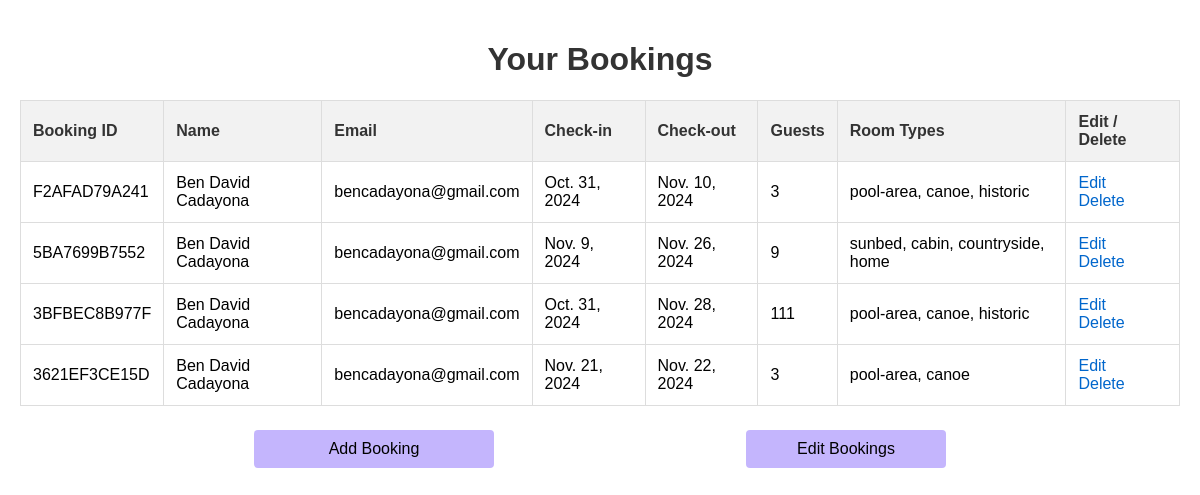
/my_bookings/ (signed in), run on an earlier commit of the app's database.
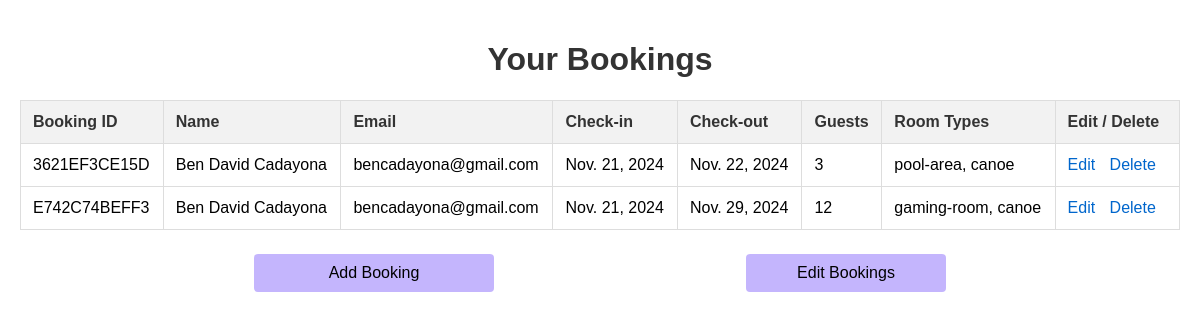
And on a later commit of the database.
### api/models.py (models this page shows, shortened)
class Booking(models.Model):
    user = models.ForeignKey(User, on_delete=models.CASCADE, null=True)
    name = models.CharField(max_length=100)
    email = models.EmailField()
    check_in = models.DateField()
    check_out = models.DateField()
    guests = models.IntegerField()
    room_types = models.TextField(null=True)
    booking_number = models.CharField(max_length=12,editable=False, default=uuid.uuid4().hex[:12].upper())

### api/views.py (the view)
# urls.py: path('my_bookings/', my_bookings, name='my_bookings'),
@login_required
def my_bookings(request):
    bookings = Booking.objects.filter(user=request.user)
    return render(request, 'my_bookings.html', {'bookings': bookings})

### api/templates/my_bookings.html (shortened to what this page needs)
<!DOCTYPE html>
<html lang="en">
<head>
</head>
<body>
    <div class="container">
        <h1>Your Bookings</h1>
        <table>
            <thead>
                <tr>
                    <th>Booking ID</th>
                    <th>Name</th>
                    <th>Email</th>
                    <th>Check-in</th>
                    <th>Check-out</th>
                    <th>Guests</th>
                    <th>Room Types</th>
                    <th>Edit / Delete</th>
                </tr>
            </thead>
            <tbody>
                {% for booking in bookings %}
                    <tr>
                        <td>{{ booking.booking_number }}</td>
                        <td>{{ booking.name }}</td>
                        <td>{{ booking.email }}</td>
                        <td>{{ booking.check_in }}</td>
                        <td>{{ booking.check_out }}</td>
                        <td>{{ booking.guests }}</td>
                        <td>{{ booking.room_types }}</td>
                        <td>
                            <a href="#" class="action-link edit-link" data-booking-id="{{ booking.id }}">Edit</a>
                            <a href="#" class="action-link" onclick="confirmDelete({{ booking.id }})">Delete</a>
                        </td>
                    </tr>
                {% endfor %}
            </tbody>
        </table>
    </div>
    <div class="button-container">
        <a href="{% url 'booking' %}" class="button">Add Booking</a>
        <button class="button" id="editBookingsButton">Edit Bookings</button>
    </div>
</body>
</html>

### api/templates/my_bookings.html (style rules this page uses)
body { font-family: Arial, sans-serif; margin: 0; padding: 20px; box-sizing: border-box; }
.container { max-width: 1200px; margin: 0 auto; }
h1 { color: #333; text-align: center; }
table { width: 100%; border-collapse: collapse; margin-bottom: 20px; }
th, td { border: 1px solid #ddd; padding: 12px; text-align: left; }
th { background-color: #f2f2f2; font-weight: bold; color: #333; }
.action-link { color: #0066cc; text-decoration: none; margin-right: 10px; }
.button-container { display: flex; justify-content: space-between; padding: 0 20%; }
.button { background-color: #c4b5fd; border: none; color: black; padding: 10px 20px; text-align: center; text-decoration: none; display: inline-block; font-size: 16px; margin: 4px 2px; cursor: pointer; border-radius: 4px; width: 200px; }

What changed in the data, as far as the page shows it:
removed Booking: booking_number "F2AFAD79A241", name "Ben David Cadayona", email "bencadayona@gmail.com", check_in "Oct. 31, 2024", check_out "Nov. 10, 2024", guests "3", room_types "pool-area, canoe, historic"
removed Booking: booking_number "5BA7699B7552", name "Ben David Cadayona", email "bencadayona@gmail.com", check_in "Nov. 9, 2024", check_out "Nov. 26, 2024", guests "9", room_types "sunbed, cabin, countryside, home"
removed Booking: booking_number "3BFBEC8B977F", name "Ben David Cadayona", email "bencadayona@gmail.com", check_in "Oct. 31, 2024", check_out "Nov. 28, 2024", guests "111", room_types "pool-area, canoe, historic"
added Booking: booking_number "E742C74BEFF3", name "Ben David Cadayona", email "bencadayona@gmail.com", check_in "Nov. 21, 2024", check_out "Nov. 29, 2024", guests "12", room_types "gaming-room, canoe"
